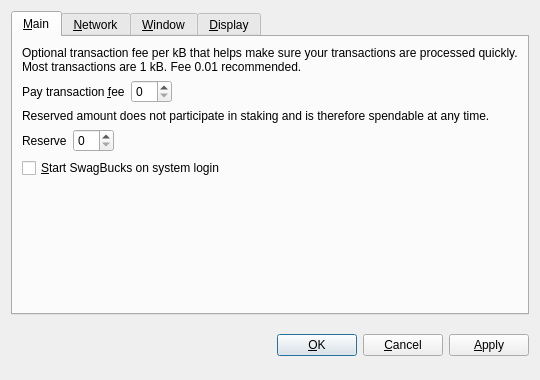
<?xml version="1.0" encoding="UTF-8"?>
<ui version="4.0">
 <class>OptionsDialog</class>
 <widget class="QDialog" name="OptionsDialog">
  <property name="geometry">
   <rect>
    <x>0</x>
    <y>0</y>
    <width>540</width>
    <height>380</height>
   </rect>
  </property>
  <property name="windowTitle">
   <string>Options</string>
  </property>
  <property name="modal">
   <bool>true</bool>
  </property>
  <layout class="QVBoxLayout" name="verticalLayout">
   <item>
    <widget class="QTabWidget" name="tabWidget">
     <property name="tabPosition">
      <enum>QTabWidget::North</enum>
     </property>
     <property name="currentIndex">
      <number>0</number>
     </property>
     <widget class="QWidget" name="tabMain">
      <attribute name="title">
       <string>&amp;Main</string>
      </attribute>
      <layout class="QVBoxLayout" name="verticalLayout_Main">
       <item>
        <widget class="QLabel" name="transactionFeeInfoLabel">
         <property name="text">
          <string>Optional transaction fee per kB that helps make sure your transactions are processed quickly. Most transactions are 1 kB. Fee 0.01 recommended.</string>
         </property>
         <property name="textFormat">
          <enum>Qt::PlainText</enum>
         </property>
         <property name="wordWrap">
          <bool>true</bool>
         </property>
        </widget>
       </item>
       <item>
        <layout class="QHBoxLayout" name="horizontalLayoutFee">
         <item>
          <widget class="QLabel" name="transactionFeeLabel">
           <property name="text">
            <string>Pay transaction &amp;fee</string>
           </property>
           <property name="textFormat">
            <enum>Qt::PlainText</enum>
           </property>
           <property name="buddy">
            <cstring>transactionFee</cstring>
           </property>
          </widget>
         </item>
         <item>
          <widget class="BitcoinAmountField" name="transactionFee"/>
         </item>
         <item>
          <spacer name="horizontalSpacerFee">
           <property name="orientation">
            <enum>Qt::Horizontal</enum>
           </property>
           <property name="sizeHint" stdset="0">
            <size>
             <width>40</width>
             <height>20</height>
            </size>
           </property>
          </spacer>
         </item>
        </layout>
       </item>
       <item>
        <widget class="QLabel" name="reserveBalanceInfoLabel">
         <property name="text">
          <string>Reserved amount does not participate in staking and is therefore spendable at any time.</string>
         </property>
         <property name="textFormat">
          <enum>Qt::PlainText</enum>
         </property>
         <property name="wordWrap">
          <bool>true</bool>
         </property>
        </widget>
       </item>
       <item>
        <layout class="QHBoxLayout" name="horizontalLayoutReserveBalance">
         <item>
          <widget class="QLabel" name="reserveBalanceLabel">
           <property name="text">
            <string>Reserve</string>
           </property>
           <property name="textFormat">
            <enum>Qt::PlainText</enum>
           </property>
           <property name="buddy">
            <cstring>reserveBalance</cstring>
           </property>
          </widget>
         </item>
         <item>
          <widget class="BitcoinAmountField" name="reserveBalance"/>
         </item>
         <item>
          <spacer name="horizontalSpacerReserveBalance">
           <property name="orientation">
            <enum>Qt::Horizontal</enum>
           </property>
           <property name="sizeHint" stdset="0">
            <size>
             <width>40</width>
             <height>20</height>
            </size>
           </property>
          </spacer>
         </item>
        </layout>
       </item>
       <item>
        <widget class="QCheckBox" name="bitcoinAtStartup">
         <property name="toolTip">
          <string>Automatically start SwagBucks after logging in to the system.</string>
         </property>
         <property name="text">
          <string>&amp;Start SwagBucks on system login</string>
         </property>
        </widget>
       </item>
       <item>
        <spacer name="verticalSpacer_Main">
         <property name="orientation">
          <enum>Qt::Vertical</enum>
         </property>
         <property name="sizeHint" stdset="0">
          <size>
           <width>20</width>
           <height>40</height>
          </size>
         </property>
        </spacer>
       </item>
      </layout>
     </widget>
     <widget class="QWidget" name="tabNetwork">
      <attribute name="title">
       <string>&amp;Network</string>
      </attribute>
      <layout class="QVBoxLayout" name="verticalLayout_Network">
       <item>
        <widget class="QCheckBox" name="mapPortUpnp">
         <property name="toolTip">
          <string>Automatically open the SwagBucks client port on the router. This only works when your router supports UPnP and it is enabled.</string>
         </property>
         <property name="text">
          <string>Map port using &amp;UPnP</string>
         </property>
        </widget>
       </item>
       <item>
        <widget class="QCheckBox" name="connectSocks">
         <property name="toolTip">
          <string>Connect to the SwagBucks network through a SOCKS5 proxy (e.g. when connecting through Tor).</string>
         </property>
         <property name="text">
          <string>&amp;Connect through SOCKS5 proxy:</string>
         </property>
        </widget>
       </item>
       <item>
        <layout class="QHBoxLayout" name="horizontalLayout_Network">
         <item>
          <widget class="QLabel" name="proxyIpLabel">
           <property name="text">
            <string>Proxy &amp;IP:</string>
           </property>
           <property name="textFormat">
            <enum>Qt::PlainText</enum>
           </property>
           <property name="buddy">
            <cstring>proxyIp</cstring>
           </property>
          </widget>
         </item>
         <item>
          <widget class="QValidatedLineEdit" name="proxyIp">
           <property name="maximumSize">
            <size>
             <width>140</width>
             <height>16777215</height>
            </size>
           </property>
           <property name="toolTip">
            <string>IP address of the proxy (e.g. 127.0.0.1)</string>
           </property>
          </widget>
         </item>
         <item>
          <widget class="QLabel" name="proxyPortLabel">
           <property name="text">
            <string>&amp;Port:</string>
           </property>
           <property name="textFormat">
            <enum>Qt::PlainText</enum>
           </property>
           <property name="buddy">
            <cstring>proxyPort</cstring>
           </property>
          </widget>
         </item>
         <item>
          <widget class="QLineEdit" name="proxyPort">
           <property name="maximumSize">
            <size>
             <width>55</width>
             <height>16777215</height>
            </size>
           </property>
           <property name="toolTip">
            <string>Port of the proxy (e.g. 9050)</string>
           </property>
          </widget>
         </item>
         <item>
          <spacer name="horizontalSpacer_Network">
           <property name="orientation">
            <enum>Qt::Horizontal</enum>
           </property>
           <property name="sizeHint" stdset="0">
            <size>
             <width>40</width>
             <height>20</height>
            </size>
           </property>
          </spacer>
         </item>
        </layout>
       </item>
       <item>
        <spacer name="verticalSpacer_Network">
         <property name="orientation">
          <enum>Qt::Vertical</enum>
         </property>
         <property name="sizeHint" stdset="0">
          <size>
           <width>20</width>
           <height>40</height>
          </size>
         </property>
        </spacer>
       </item>
      </layout>
     </widget>
     <widget class="QWidget" name="tabWindow">
      <attribute name="title">
       <string>&amp;Window</string>
      </attribute>
      <layout class="QVBoxLayout" name="verticalLayout_Window">
       <item>
        <widget class="QCheckBox" name="minimizeToTray">
         <property name="toolTip">
          <string>Show only a tray icon after minimizing the window.</string>
         </property>
         <property name="text">
          <string>&amp;Minimize to the tray instead of the taskbar</string>
         </property>
        </widget>
       </item>
       <item>
        <widget class="QCheckBox" name="minimizeOnClose">
         <property name="toolTip">
          <string>Minimize instead of exit the application when the window is closed. When this option is enabled, the application will be closed only after selecting Quit in the menu.</string>
         </property>
         <property name="text">
          <string>M&amp;inimize on close</string>
         </property>
        </widget>
       </item>
       <item>
        <spacer name="verticalSpacer_Window">
         <property name="orientation">
          <enum>Qt::Vertical</enum>
         </property>
         <property name="sizeHint" stdset="0">
          <size>
           <width>20</width>
           <height>40</height>
          </size>
         </property>
        </spacer>
       </item>
      </layout>
     </widget>
     <widget class="QWidget" name="tabDisplay">
      <attribute name="title">
       <string>&amp;Display</string>
      </attribute>
      <layout class="QVBoxLayout" name="verticalLayout_Display">
       <item>
        <layout class="QHBoxLayout" name="horizontalLayout_1_Display">
         <item>
          <widget class="QLabel" name="langLabel">
           <property name="text">
            <string>User Interface &amp;language:</string>
           </property>
           <property name="textFormat">
            <enum>Qt::PlainText</enum>
           </property>
           <property name="buddy">
            <cstring>lang</cstring>
           </property>
          </widget>
         </item>
         <item>
          <widget class="QValueComboBox" name="lang">
           <property name="toolTip">
            <string>The user interface language can be set here. This setting will take effect after restarting SwagBucks.</string>
           </property>
          </widget>
         </item>
        </layout>
       </item>
       <item>
        <layout class="QHBoxLayout" name="horizontalLayout_2_Display">
         <item>
          <widget class="QLabel" name="unitLabel">
           <property name="text">
            <string>&amp;Unit to show amounts in:</string>
           </property>
           <property name="textFormat">
            <enum>Qt::PlainText</enum>
           </property>
           <property name="buddy">
            <cstring>unit</cstring>
           </property>
          </widget>
         </item>
         <item>
          <widget class="QValueComboBox" name="unit">
           <property name="toolTip">
            <string>Choose the default subdivision unit to show in the interface and when sending coins.</string>
           </property>
          </widget>
         </item>
        </layout>
       </item>
       <item>
        <widget class="QCheckBox" name="coinControlFeatures">
         <property name="toolTip">
          <string>Whether to show coin control features or not.</string>
         </property>
         <property name="text">
          <string>Display coin &amp;control features (experts only!)</string>
         </property>
        </widget>
       </item>
       <item>
        <widget class="QCheckBox" name="useBlackTheme">
         <property name="text">
          <string>Use black visual theme (requires restart)</string>
         </property>
        </widget>
       </item>
       <item>
        <spacer name="verticalSpacer_Display">
         <property name="orientation">
          <enum>Qt::Vertical</enum>
         </property>
         <property name="sizeHint" stdset="0">
          <size>
           <width>20</width>
           <height>40</height>
          </size>
         </property>
        </spacer>
       </item>
      </layout>
     </widget>
    </widget>
   </item>
   <item>
    <layout class="QHBoxLayout" name="horizontalLayout_Buttons">
     <item>
      <spacer name="horizontalSpacer_1">
       <property name="orientation">
        <enum>Qt::Horizontal</enum>
       </property>
       <property name="sizeHint" stdset="0">
        <size>
         <width>40</width>
         <height>48</height>
        </size>
       </property>
      </spacer>
     </item>
     <item>
      <widget class="QLabel" name="statusLabel">
       <property name="font">
        <font>
         <weight>75</weight>
         <bold>true</bold>
        </font>
       </property>
       <property name="text">
        <string/>
       </property>
       <property name="textFormat">
        <enum>Qt::PlainText</enum>
       </property>
       <property name="wordWrap">
        <bool>true</bool>
       </property>
      </widget>
     </item>
     <item>
      <spacer name="horizontalSpacer_2">
       <property name="orientation">
        <enum>Qt::Horizontal</enum>
       </property>
       <property name="sizeHint" stdset="0">
        <size>
         <width>40</width>
         <height>48</height>
        </size>
       </property>
      </spacer>
     </item>
     <item>
      <widget class="QPushButton" name="okButton">
       <property name="text">
        <string>&amp;OK</string>
       </property>
      </widget>
     </item>
     <item>
      <widget class="QPushButton" name="cancelButton">
       <property name="text">
        <string>&amp;Cancel</string>
       </property>
       <property name="autoDefault">
        <bool>false</bool>
       </property>
      </widget>
     </item>
     <item>
      <widget class="QPushButton" name="applyButton">
       <property name="text">
        <string>&amp;Apply</string>
       </property>
       <property name="autoDefault">
        <bool>false</bool>
       </property>
      </widget>
     </item>
    </layout>
   </item>
  </layout>
 </widget>
 <customwidgets>
  <customwidget>
   <class>BitcoinAmountField</class>
   <extends>QSpinBox</extends>
   <header>bitcoinamountfield.h</header>
  </customwidget>
  <customwidget>
   <class>QValueComboBox</class>
   <extends>QComboBox</extends>
   <header>qvaluecombobox.h</header>
  </customwidget>
  <customwidget>
   <class>QValidatedLineEdit</class>
   <extends>QLineEdit</extends>
   <header>qvalidatedlineedit.h</header>
  </customwidget>
 </customwidgets>
 <resources/>
 <connections/>
</ui>
